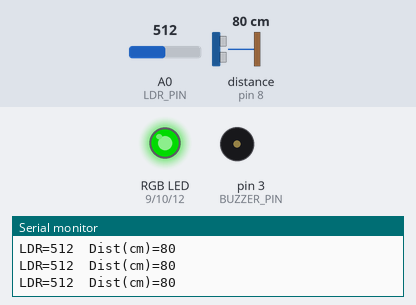
Bench run of a sketch on a simulated Arduino Uno, built with avr-gcc and run on an emulated ATmega328P. On the bench: an RGB LED mixed from three pins (HIGH = lit), buzzer (waves = sounding), the last lines printed to the serial monitor. Wiring (inferred from the names in the program): ultrasonic range finder: trigger pin 7; echo pin 8. Inputs (shaded band) come from the test bench; at power-on: A0 (LDR_PIN) = 512, distance to the obstacle (sensor on pin 8) 80 cm. The echo pulse lasts 58.3 µs per cm; dim RGB values are drawn brighter than linear; pins used as bus, display or sensor lines are not drawn.

Above: at 1.2 s.
1.3 s: A0 (LDR_PIN) set to 106
At 2.26 s:
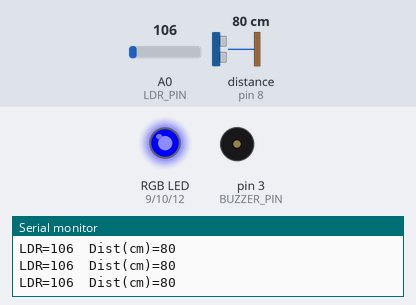
4.3 s: A0 (LDR_PIN) set to 92
7.3 s: distance to the obstacle (sensor on pin 8) set to 60 cm
10.3 s: A0 (LDR_PIN) set to 351
At 10.43 s:
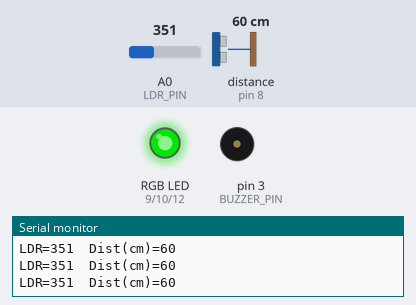
13.3 s: A0 (LDR_PIN) set to 981
At 13.48 s:
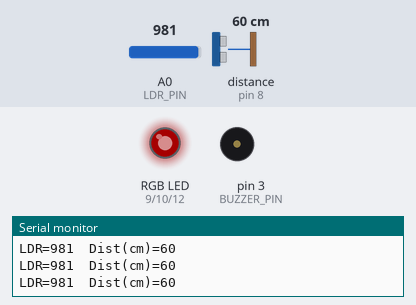
16.3 s: A0 (LDR_PIN) set to 1010
At 16.6 s:
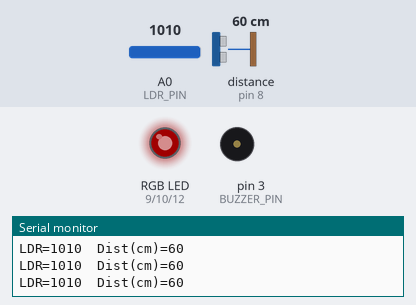
Timing chart, 0 to 20.3 s (numbered marks = the images above; inputs shaded):
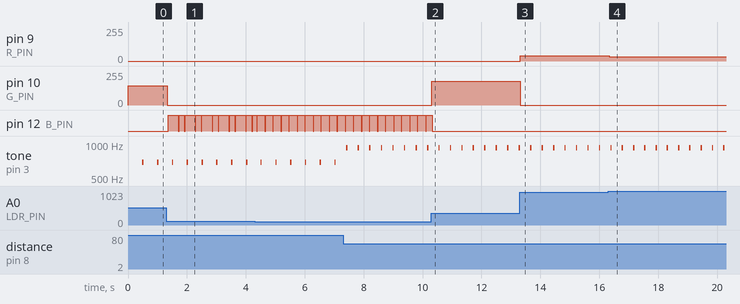

Measured:
- after the input at 1.3 s, pin 10 (G_PIN): 143/255 → 0/255 at once; pin 12 (B_PIN): LOW → HIGH after 0.07 s, then repeats every 0.57 s: LOW 0.02 s, HIGH 0.18 s, LOW 0.02 s, HIGH 0.34 s
- after the input at 10.3 s, pin 10 (G_PIN): 0/255 → 178/255 at once
- after the input at 13.3 s, pin 9 (R_PIN): 0/255 → 40/255 at once; pin 10 (G_PIN): 178/255 → 0/255 at once
- after the input at 16.3 s, pin 9 (R_PIN): 40/255 → 33/255 at once
- by itself, tone on pin 3 (BUZZER_PIN): alternates 931 Hz for 0.05 s and silent for 0.33 s

The sketch:

tutotial.ino
```cpp
/*******************************************************
 Task 2 (2 Sensors + 2 Actuators) — FINAL (BLUE on D12)
 ------------------------------------------------------
 Sensors:
  1) Photoresistor (LDR) on A0 using voltage divider:
       - LDR -> +5V
       - NODE -> A0
       - NODE -> 10k -> GND
  2) HC-SR04 Ultrasonic:
       - TRIG -> D7
       - ECHO -> D8
       - VCC  -> +5V
       - GND  -> GND

 Actuators:
  1) RGB LED (Common Cathode):
       - Common (longest leg) -> GND rail (your f27)
       - Red   -> D9  through 220Ω
       - Green -> D10 through 220Ω
       - Blue  -> D12 through 220Ω   (your final setup)
     NOTE: D12 is NOT PWM, so Blue uses SOFTWARE PWM below.
  2) PASSIVE buzzer:
       - + -> D3 (your j16 -> D3)
       - - -> GND (your j18 -> GND rail)

 Behavior:
  - LDR controls RGB color + brightness:
      dark -> blue, medium -> green, bright -> red
      (darker = brighter LED)
  - Ultrasonic controls buzzer pitch + beep rate:
      closer -> faster beeps + higher pitch
*******************************************************/

//////////////////// PIN DEFINITIONS ////////////////////
const int LDR_PIN    = A0;

const int TRIG_PIN   = 7;
const int ECHO_PIN   = 8;

const int BUZZER_PIN = 3;   // passive buzzer (+) -> D3, (-) -> GND

// RGB LED pins (match your final wiring)
const int R_PIN = 9;        // PWM
const int G_PIN = 10;       // PWM
const int B_PIN = 12;       // NOT PWM -> software PWM

//////////////////// BLUE SOFTWARE PWM ///////////////////
// This generates a PWM signal on D12 so Blue can dim.
// 2ms period => ~500Hz (usually no visible flicker)
const unsigned long BLUE_PWM_PERIOD_US = 2000;
int blueDuty = 0; // 0..255

//////////////////// BUZZER STATE ////////////////////////
unsigned long lastBeep = 0;
bool beepOn = false;
unsigned long beepStart = 0;

//////////////////// HELPERS /////////////////////////////
int clamp255(int v) {
  if (v < 0) return 0;
  if (v > 255) return 255;
  return v;
}

// Keep Blue dimming working on D12 (software PWM).
// Must be called frequently (every loop).
void updateBlueSoftPWM() {
  unsigned long phase  = micros() % BLUE_PWM_PERIOD_US;
  unsigned long onTime = (unsigned long)blueDuty * BLUE_PWM_PERIOD_US / 255UL;
  digitalWrite(B_PIN, (phase < onTime) ? HIGH : LOW);
}

// Set RGB color. R and G use hardware PWM. B uses software PWM target.
void setRGB(int r, int g, int b) {
  r = clamp255(r);
  g = clamp255(g);
  b = clamp255(b);

  analogWrite(R_PIN, r);
  analogWrite(G_PIN, g);
  blueDuty = b; // software PWM brightness for Blue
}

// Read distance from HC-SR04 in cm. Returns 999 if out-of-range/no echo.
long readDistanceCm() {
  digitalWrite(TRIG_PIN, LOW);
  delayMicroseconds(2);
  digitalWrite(TRIG_PIN, HIGH);
  delayMicroseconds(10);
  digitalWrite(TRIG_PIN, LOW);

  unsigned long duration = pulseIn(ECHO_PIN, HIGH, 25000UL); // ~4m max
  if (duration == 0) return 999;
  return (long)(duration / 58UL);
}

//////////////////// SETUP ///////////////////////////////
void setup() {
  pinMode(TRIG_PIN, OUTPUT);
  pinMode(ECHO_PIN, INPUT);

  pinMode(BUZZER_PIN, OUTPUT);

  pinMode(R_PIN, OUTPUT);
  pinMode(G_PIN, OUTPUT);
  pinMode(B_PIN, OUTPUT);

  Serial.begin(9600);
}

//////////////////// LOOP ////////////////////////////////
void loop() {
  // Keep blue PWM stable on D12
  updateBlueSoftPWM();

  // -------- Read sensors --------
  int  ldr = analogRead(LDR_PIN);   // 0..1023
  long cm  = readDistanceCm();      // distance in cm

  // Optional debug
  Serial.print("LDR=");
  Serial.print(ldr);
  Serial.print("  Dist(cm)=");
  Serial.println(cm);

  // -------- RGB LED from LDR --------
  // Darker -> brighter LED; brighter -> dimmer (but not off)
  int brightness = map(ldr, 0, 1023, 255, 30);
  brightness = clamp255(brightness);

  // One color at a time:
  // dark -> blue, medium -> green, bright -> red
  int r = 0, g = 0, b = 0;
  if (ldr < 341) {
    b = brightness;
  } else if (ldr < 682) {
    g = brightness;
  } else {
    r = brightness;
  }
  setRGB(r, g, b);

  // -------- Buzzer from distance --------
  // Far (>120cm): silent
  // Close: faster beeps + higher pitch
  if (cm > 120) {
    noTone(BUZZER_PIN);
    beepOn = false;
  } else {
    long d = cm;
    if (d < 5) d = 5;
    if (d > 120) d = 120;

    int pitch = map(d, 5, 120, 1600, 200);                 // Hz
    unsigned long interval = (unsigned long)map(d, 5, 120, 80, 700); // ms

    unsigned long now = millis();

    // Start a short beep every "interval"
    if (!beepOn && (now - lastBeep >= interval)) {
      tone(BUZZER_PIN, pitch);
      beepOn = true;
      beepStart = now;
      lastBeep = now;
    }

    // Stop beep after 40ms so it sounds like pulses
    if (beepOn && (now - beepStart >= 40)) {
      noTone(BUZZER_PIN);
      beepOn = false;
    }
  }

  delay(10); // small delay; still fast enough for software PWM
}
```
